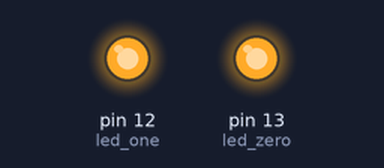
The sketch below on a simulated Arduino Uno, built with avr-gcc and run on an emulated ATmega328P. Shown: output pins drawn as LEDs (lit = HIGH).

Above: at 2.5 s.
At 5.2 s:
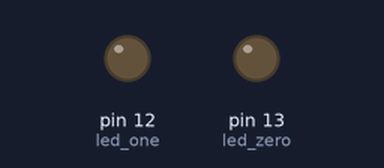
Timing chart, 0 to 7.2 s (numbered marks = the images above):
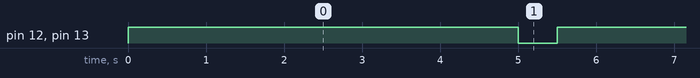

Measured:
- by itself, pin 12 (led_one), pin 13 (led_zero): alternates HIGH for 5.0 s and LOW for 0.50 s

The sketch:

tow_led3.ino
```cpp
int led_zero = 13;
int led_one = 12;


void setup() {
  // put your setup code here, to run once:
  pinMode(led_zero, OUTPUT);
  pinMode(led_one, OUTPUT);
}

void loop() {
  // put your main code here, to run repeatedly:

  digitalWrite(led_zero, HIGH);
  digitalWrite(led_one, HIGH);
  delay(5000);
  digitalWrite(led_zero, LOW);
  digitalWrite(led_one, LOW);
  delay(500);

}
```
